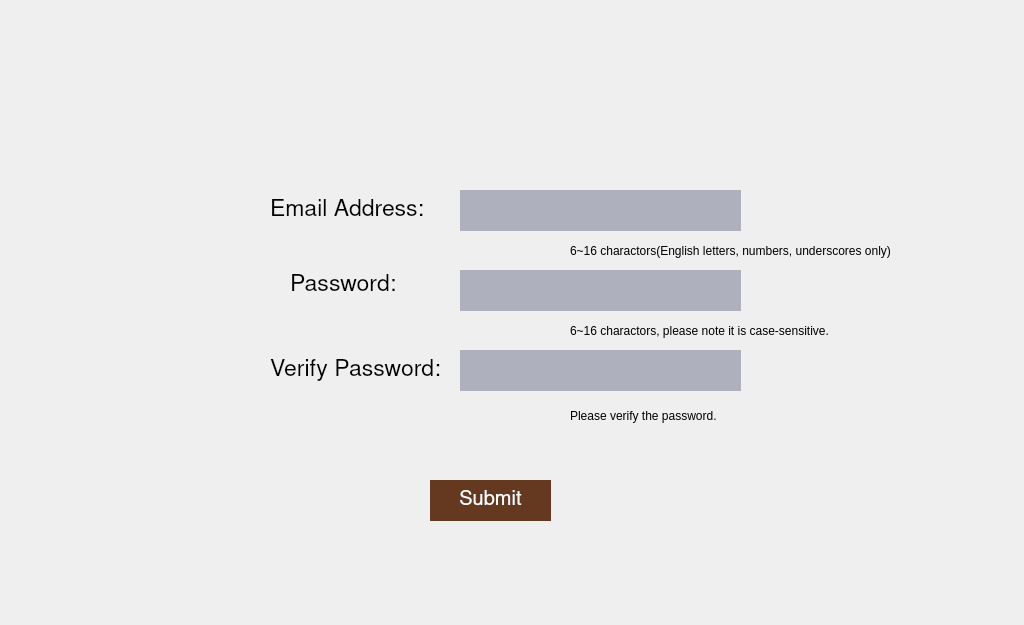
<?xml version="1.0" encoding="UTF-8"?>
<ui version="4.0">
 <class>Register</class>
 <widget class="QMainWindow" name="Register">
  <property name="geometry">
   <rect>
    <x>0</x>
    <y>0</y>
    <width>1024</width>
    <height>625</height>
   </rect>
  </property>
  <property name="maximumSize">
   <size>
    <width>1024</width>
    <height>625</height>
   </size>
  </property>
  <property name="windowTitle">
   <string>Regster</string>
  </property>
  <widget class="QWidget" name="centralwidget">
   <widget class="QLineEdit" name="edit_address">
    <property name="geometry">
     <rect>
      <x>460</x>
      <y>190</y>
      <width>281</width>
      <height>41</height>
     </rect>
    </property>
    <property name="font">
     <font>
      <family>Nimbus Sans L</family>
      <pointsize>17</pointsize>
     </font>
    </property>
    <property name="autoFillBackground">
     <bool>false</bool>
    </property>
    <property name="styleSheet">
     <string notr="true">background-color: rgba(163,166,181,220);
border:0;</string>
    </property>
   </widget>
   <widget class="QLineEdit" name="edit_password">
    <property name="geometry">
     <rect>
      <x>460</x>
      <y>270</y>
      <width>281</width>
      <height>41</height>
     </rect>
    </property>
    <property name="styleSheet">
     <string notr="true">background-color: rgba(163,166,181,220);
border:0;</string>
    </property>
    <property name="echoMode">
     <enum>QLineEdit::Password</enum>
    </property>
   </widget>
   <widget class="QLineEdit" name="edit_verify">
    <property name="geometry">
     <rect>
      <x>460</x>
      <y>350</y>
      <width>281</width>
      <height>41</height>
     </rect>
    </property>
    <property name="styleSheet">
     <string notr="true">background-color: rgba(163,166,181,220);
border:0;</string>
    </property>
    <property name="echoMode">
     <enum>QLineEdit::Password</enum>
    </property>
   </widget>
   <widget class="QLabel" name="label">
    <property name="geometry">
     <rect>
      <x>270</x>
      <y>180</y>
      <width>181</width>
      <height>61</height>
     </rect>
    </property>
    <property name="font">
     <font>
      <family>Nimbus Sans L</family>
      <pointsize>17</pointsize>
     </font>
    </property>
    <property name="text">
     <string>Email Address:</string>
    </property>
   </widget>
   <widget class="QLabel" name="label_2">
    <property name="geometry">
     <rect>
      <x>290</x>
      <y>270</y>
      <width>151</width>
      <height>31</height>
     </rect>
    </property>
    <property name="font">
     <font>
      <family>Nimbus Sans L</family>
      <pointsize>17</pointsize>
     </font>
    </property>
    <property name="text">
     <string>Password:</string>
    </property>
   </widget>
   <widget class="QLabel" name="label_3">
    <property name="geometry">
     <rect>
      <x>270</x>
      <y>350</y>
      <width>191</width>
      <height>41</height>
     </rect>
    </property>
    <property name="font">
     <font>
      <family>Nimbus Sans L</family>
      <pointsize>17</pointsize>
     </font>
    </property>
    <property name="text">
     <string>Verify Password:</string>
    </property>
   </widget>
   <widget class="QLabel" name="label_6">
    <property name="geometry">
     <rect>
      <x>570</x>
      <y>220</y>
      <width>421</width>
      <height>61</height>
     </rect>
    </property>
    <property name="text">
     <string>6~16 charactors(English letters, numbers, underscores only)</string>
    </property>
   </widget>
   <widget class="QLabel" name="label_8">
    <property name="geometry">
     <rect>
      <x>570</x>
      <y>400</y>
      <width>281</width>
      <height>31</height>
     </rect>
    </property>
    <property name="text">
     <string>Please verify the password.</string>
    </property>
   </widget>
   <widget class="QPushButton" name="btn_submit">
    <property name="geometry">
     <rect>
      <x>430</x>
      <y>480</y>
      <width>121</width>
      <height>41</height>
     </rect>
    </property>
    <property name="font">
     <font>
      <family>Nimbus Sans L</family>
      <pointsize>15</pointsize>
     </font>
    </property>
    <property name="focusPolicy">
     <enum>Qt::NoFocus</enum>
    </property>
    <property name="autoFillBackground">
     <bool>false</bool>
    </property>
    <property name="styleSheet">
     <string notr="true">background-color: rgba(100, 57, 31, 255);
border:0;
color:rgb(255,255,255);</string>
    </property>
    <property name="text">
     <string>Submit</string>
    </property>
   </widget>
   <widget class="QLabel" name="label_7">
    <property name="geometry">
     <rect>
      <x>570</x>
      <y>300</y>
      <width>321</width>
      <height>61</height>
     </rect>
    </property>
    <property name="text">
     <string>6~16 charactors, please note it is case-sensitive.</string>
    </property>
   </widget>
  </widget>
 </widget>
 <resources/>
 <connections/>
</ui>
